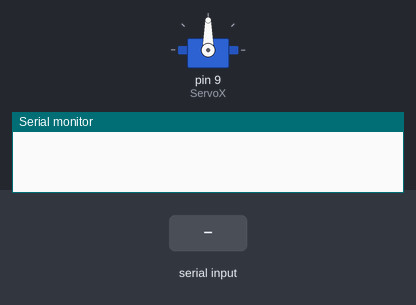
Bench run of a sketch on a simulated Arduino Uno, built with avr-gcc and run on an emulated ATmega328P. Shown: servo, the last lines printed to the serial monitor. The inputs (shaded band) are chosen by the test bench.

Above: at 1.2 s.
1.3 s: "<30,150>" received over Serial
At 2.0 s:
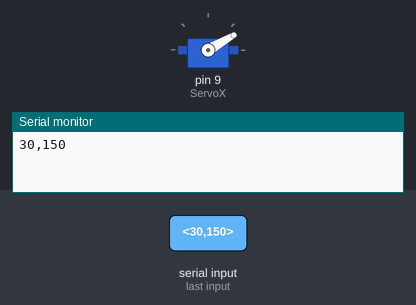
2.8 s: "<5>" received over Serial
At 3.1 s:
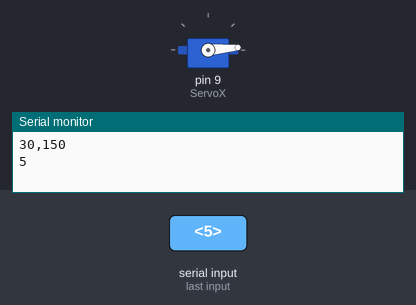
4.3 s: "<90,45>" received over Serial
At 5.5 s:
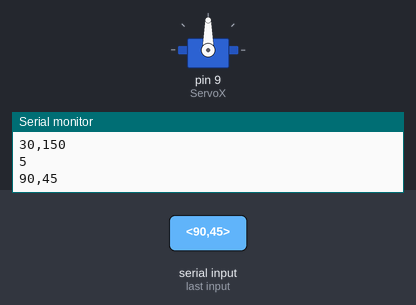
Timing chart, 0 to 7.3 s (numbered marks = the images above; inputs shaded):
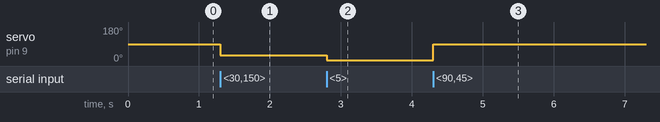

The sketch:

pyserial.ino
```cpp
#include <Servo.h>

Servo ServoX;

byte curr_deg;

const byte numChars = 32;
char receivedChars[numChars];

boolean newData = false;

void setup() {
  ServoX.attach(9);
  Serial.begin(115200);
  Serial.setTimeout(1);
}

void loop() {
    recvWithStartEndMarkers();
    showNewData();
}

void recvWithStartEndMarkers() {
    static boolean recvInProgress = false;
    static byte ndx = 0;
    char startMarker = '<';
    char endMarker = '>';
    char rc;

    while (Serial.available() > 0 && newData == false) {
        rc = Serial.read();

        if (recvInProgress == true) {
            if (rc != endMarker) {
                receivedChars[ndx] = rc;
                ndx++;
                if (ndx >= numChars) {
                    ndx = numChars - 1;
                }
            }
            else {
                receivedChars[ndx] = '\0'; // terminate the string
                recvInProgress = false;
                ndx = 0;
                newData = true;
            }
        }

        else if (rc == startMarker) {
            recvInProgress = true;
        }
    }
}

void showNewData() {
    if (newData == true) {


   curr_deg = atoi(receivedChars);

      if(curr_deg >0 && curr_deg <=180)ServoX.write(curr_deg);

        Serial.println(receivedChars);
        newData = false;
    }
}
```

Measured:
- after the input at 1.3 s, servo on pin 9 (ServoX): 90° → 30° at once
- after the input at 2.8 s, servo on pin 9 (ServoX): 30° → 5° at once
- after the input at 4.3 s, servo on pin 9 (ServoX): 5° → 90° at once
